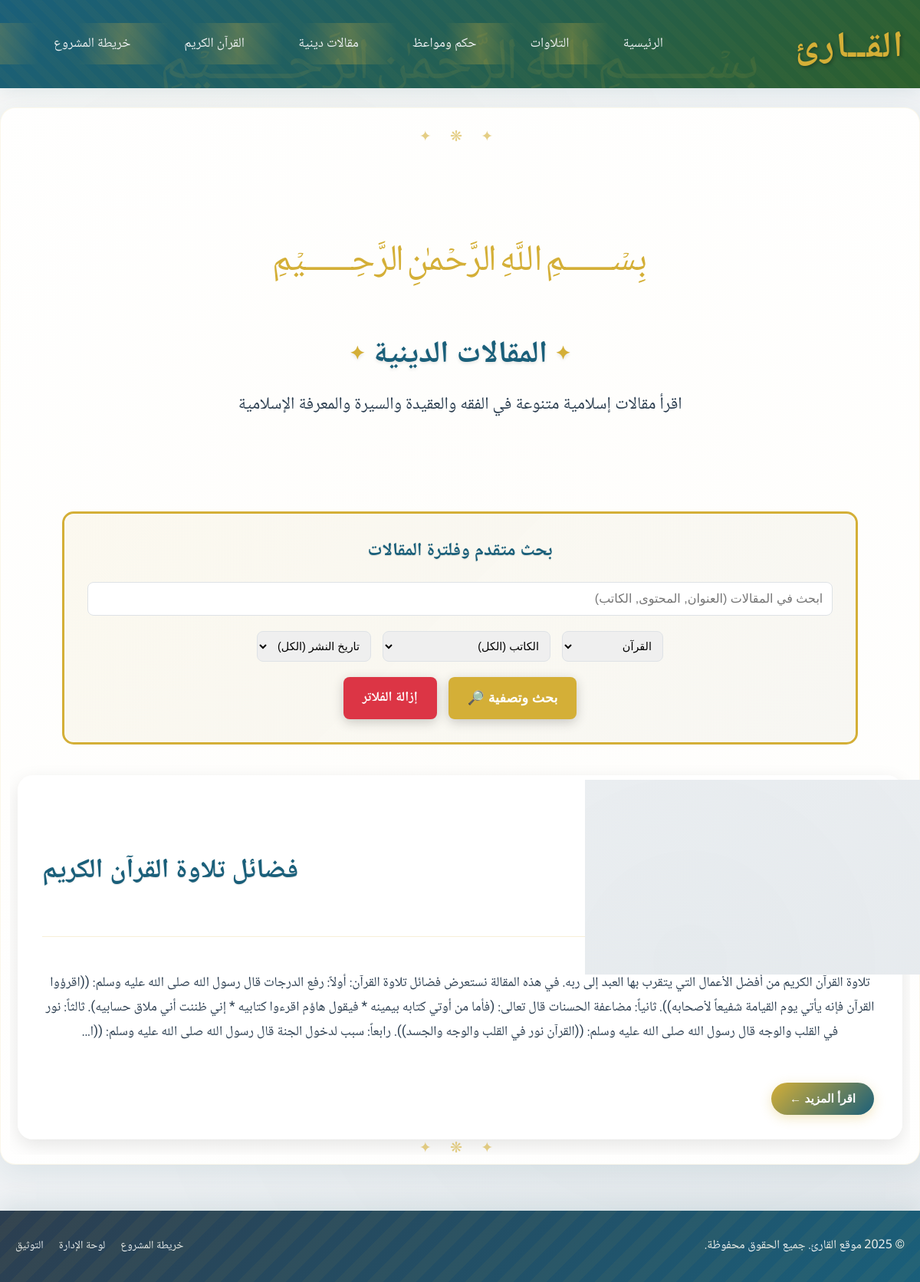
The page /articles.php?category_filter=القرآن on the database its author committed.
### tables this page shows
CREATE TABLE IF NOT EXISTS `articles` (
    `id` INT(11) NOT NULL AUTO_INCREMENT,
    `title` VARCHAR(255) NOT NULL,
    `author_name` VARCHAR(255) NOT NULL,
    `category` VARCHAR(100) NULL,
    `content` LONGTEXT NOT NULL,
    `image_path` VARCHAR(500) NULL,
    `publish_date` DATE NULL,
    `views_count` INT(11) NOT NULL DEFAULT 0,
    `is_featured` TINYINT(1) NOT NULL DEFAULT 0,
    `created_at` TIMESTAMP NOT NULL DEFAULT CURRENT_TIMESTAMP,
    `updated_at` TIMESTAMP NOT NULL DEFAULT CURRENT_TIMESTAMP ON UPDATE CURRENT_TIMESTAMP,
    PRIMARY KEY (`id`),
    INDEX `idx_publish_date` (`publish_date`),
    INDEX `idx_author_name` (`author_name`),
    INDEX `idx_category` (`category`),
    INDEX `idx_is_featured` (`is_featured`),
    FULLTEXT `ftx_title_content` (`title`, `content`)
);

### articles.php (the view, shortened to what this page needs)
<?php
include 'includes/db_connect.php';
include 'includes/header.php';
function truncateText($text, $maxLength = 300) {
    if (mb_strlen($text, 'UTF-8') > $maxLength) {
        return mb_substr($text, 0, $maxLength, 'UTF-8') . '...';
    }
    return $text;
}
?>
<section class="page-content islamic-decor">
    <div class="main-details" style="width:100%; display:flex; flex-direction:column; align-items:center; padding: 60px 0 80px;">
        <div class="basmala-text sacred-float" style="font-size:5rem; margin-bottom: 30px;">﷽</div>
        <h1 class="sacred-text quran-reveal" style="margin-bottom: 20px;">المقالات الدينية</h1>
        <p style="font-size:1.4rem; margin-bottom: 0; max-width: 800px; line-height: 1.6;">
            اقرأ مقالات إسلامية متنوعة في الفقه والعقيدة والسيرة والمعرفة الإسلامية
        </p>
    </div>
    <div class="islamic-border" style="margin: 40px auto; padding: 30px; max-width: 1200px; width: 90%;">
        <h2 style="text-align: center; color: var(--primary-color); margin-bottom: 25px; font-family: var(--heading-font);">
            بحث متقدم وفلترة المقالات
        </h2>
        <form action="" method="GET" style="display: flex; flex-direction: column; gap: 20px;">
            <input type="text" name="search_query" placeholder="ابحث في المقالات (العنوان, المحتوى, الكاتب)"
                   value="<?php echo isset($_GET['search_query']) ? htmlspecialchars($_GET['search_query']) : ''; ?>"
                   style="padding: 12px; border: 1px solid var(--border-color); border-radius: 8px; font-size: 1rem; text-align: right; direction: rtl;">
            <div style="display: flex; flex-wrap: wrap; gap: 15px; justify-content: center;">
                <select name="category_filter" style="padding: 10px; border: 1px solid var(--border-color); border-radius: 8px; font-size: 0.9rem;">
                    <?php
                    $categories = [];
                    if ($conn) {
                        $cat_result = $conn->query("SELECT DISTINCT category FROM articles WHERE category IS NOT NULL AND category != ''");
                        while ($cat_row = $cat_result->fetch_assoc()) {
                            $categories[] = $cat_row['category'];
                        }
                    }
                    foreach ($categories as $cat):
                        $selected = (isset($_GET['category_filter']) && $_GET['category_filter'] == $cat) ? 'selected' : '';
                    ?>
                        <option value="<?php echo htmlspecialchars($cat); ?>" <?php echo $selected; ?>><?php echo htmlspecialchars($cat); ?></option>
                    <?php endforeach; ?>
                </select>
                <select name="author_filter" style="padding: 10px; border: 1px solid var(--border-color); border-radius: 8px; font-size: 0.9rem;">
                    <option value="">الكاتب (الكل)</option>
                </select>
                <select name="date_filter" style="padding: 10px; border: 1px solid var(--border-color); border-radius: 8px; font-size: 0.9rem;">
                    <option value="">تاريخ النشر (الكل)</option>
                </select>
            </div>
            <div style="display: flex; justify-content: center; gap: 15px;">
                <button type="submit" style="background: var(--accent-color); color: white; border: none; padding: 12px 25px; border-radius: 8px; font-size: 1.1rem; font-weight: bold; cursor: pointer; transition: all 0.3s ease; box-shadow: 0 4px 15px rgba(0,0,0,0.2);">
                    بحث وتصفية 🔎
                </button>
                <a href="articles.php" style="background: #dc3545; color: white; border: none; padding: 12px 25px; border-radius: 8px; font-size: 1.1rem; font-weight: bold; cursor: pointer; transition: all 0.3s ease; text-decoration: none; box-shadow: 0 4px 15px rgba(0,0,0,0.2);">
                    إزالة الفلاتر
                </a>
            </div>
        </form>
    </div>
<?php
$category_filter = isset($_GET['category_filter']) ? $_GET['category_filter'] : '';
$sql = "SELECT * FROM articles";
$where_clauses = [];
$params = [];
$types = "";
if (!empty($category_filter)) {
    $where_clauses[] = "category = ?";
    $params[] = $category_filter;
    $types .= "s";
}
if (!empty($where_clauses)) {
    $sql .= " WHERE " . implode(" AND ", $where_clauses);
}
$sql .= " ORDER BY publish_date DESC, created_at DESC";
$stmt = $conn->prepare($sql);
if ($stmt) {
    if (!empty($types) && !empty($params)) {
        $stmt->bind_param($types, ...$params);
    }
    $stmt->execute();
    $result = $stmt->get_result();
    if ($result && $result->num_rows > 0) {
        echo '<div class="articles-flex">';
        while ($row = $result->fetch_assoc()) {
        $content = nl2br($row['content'] ?? '');
        $short_content = truncateText(strip_tags($content), 500);
        echo '<div class="article-item card open-modal-card" data-article-id="' . $row['id'] . '" data-title="' . htmlspecialchars($row['title']) . '" data-author="' . htmlspecialchars($row['author_name']) . '" data-category="' . htmlspecialchars($row['category'] ?: 'عام') . '" data-publish-date="' . htmlspecialchars($row['publish_date'] ?: 'غير محدد') . '" data-content="' . $content . '">';
        echo '  <div class="article-content-wrapper">';
        echo '      <div class="article-info">';
        echo '          <div class="article-header">';
        echo '              <div class="article-meta">';
        echo '                  <p><strong>الكاتب:</strong> ' . $row['author_name'] . '</p>';
        echo '                  <p><strong>التصنيف:</strong> ' . ($row['category'] ?: 'عام') . '</p>';
        echo '                  <p><strong>تاريخ النشر:</strong> ' . ($row['publish_date'] ?: 'غير محدد') . '</p>';
        echo '              </div>';
        echo '              <div class="article-title-meta">';
        echo '                  <h3>' . $row['title'] . '</h3>';
        echo '              </div>';
        echo '          </div>';
        if (!empty($content)) {
            echo '<p class="article-preview">' . htmlspecialchars($short_content) . '</p>';
        }
        echo '          <button class="read-more-btn" type="button">اقرأ المزيد ←</button>';
        echo '      </div>';
        echo '  </div>';
        echo '</div>';
    }
        echo '</div>';
    } else {
        echo '<div class="no-articles-message">';
        echo '<div class="sacred-text" style="font-size: 4rem; margin-bottom: 20px;">📚</div>';
        echo '<h3>لا توجد مقالات مطابقة لبحثك أو فلاترك.</h3>';
        echo '<p>حاول بكلمات بحث أو فلاتر مختلفة.</p>';
        echo '</div>';
    }
}
?>
</section>
<?php include 'includes/footer.php'; ?>

### css/style.css (style rules this page uses)
:root { --primary-color: #1a5f7a; --secondary-color: #2c5f2d; --accent-color: #d4af37; --sacred-gold: #b8860b; --text-color: #2c3e50; --light-text-color: #ecf0f1; --bg-color: #ffffff; --bg-gradient: linear-gradient(135deg, #f8f9fa 0%, #e9ecef 100%); --dark-bg-color: #2c3e50; --islamic-brown: #8b4513; --border-color: #dee2e6; --shadow-color: rgba(26, 95, 122, 0.1); --heading-font: 'Scheherazade', 'Amiri', 'Noto Naskh Arabic', 'Tajawal', 'Cairo', serif; --body-font: 'Noto Naskh Arabic', 'Amiri', 'Scheherazade', 'Tajawal', 'Cairo', serif; --accent-font: 'Amiri', 'Scheherazade', 'Noto Naskh Arabic', 'Tajawal', 'Cairo', serif; --transition-fast: 0.2s ease; --transition-normal: 0.3s ease; --transition-slow: 0.5s ease; --bounce-duration: 0.6s; --z-header: 100; --z-modal: 1000; --z-tooltip: 200; --z-dropdown: 300; }
* { margin: 0; padding: 0; box-sizing: border-box; font-display: swap; }
body { font-family: var(--body-font); direction: rtl; text-align: right; line-height: 1.8; color: var(--text-color); background: var(--bg-gradient); min-height: 100vh; position: relative; overflow-x: hidden; -webkit-font-smoothing: antialiased; -moz-osx-font-smoothing: grayscale; }
body::before { content: ''; position: fixed; top: 0; left: 0; width: 100%; height: 100%; background-image: radial-gradient(circle at 25% 25%, rgba(212, 175, 55, 0.03) 0%, transparent 50%), radial-gradient(circle at 75% 75%, rgba(26, 95, 122, 0.03) 0%, transparent 50%); pointer-events: none; z-index: -1; }
h1, h2, h3, h4, h5, h6 { font-family: var(--heading-font); font-weight: 600; color: var(--primary-color); line-height: 1.4; text-shadow: 0 1px 2px rgba(0,0,0,0.1); }
.read-more-btn { background: none; border: none; color: var(--primary-color); cursor: pointer; font-weight: bold; padding: 0; text-decoration: underline; margin-right: 5px; }
.article-header { display: flex; justify-content: space-between; align-items: center; margin-bottom: 20px; }
.article-meta { display: flex; justify-content: space-between; align-items: center; margin-bottom: 25px; padding-top: 15px; border-top: 1px solid rgba(26, 95, 122, 0.1); }
.sacred-float { animation: sacred-float 6s ease-in-out infinite; }
.quran-reveal { animation: quran-reveal 1.5s ease-out; }
.page-content { padding: 20px 10px; }
.page-content h1 { font-size: 2.5rem; color: var(--primary-color); text-align: center; margin-bottom: 20px; }
.page-content p { font-size: 1.1rem; text-align: center; margin-bottom: 30px; color: var(--text-color); }
.islamic-decor { position: relative; overflow: hidden; }
.islamic-decor::before { content: '✦ ❋ ✦'; position: absolute; top: 10px; left: 50%; transform: translateX(-50%) !important; color: var(--accent-color); font-size: 1.2rem; opacity: 0.6; letter-spacing: 10px; }
.islamic-decor::after { content: '✦ ❋ ✦'; position: absolute; bottom: -10px; left: 50%; transform: translateX(-50%); color: var(--accent-color); font-size: 1.2rem; opacity: 0.6; letter-spacing: 10px; }
.basmala-text { font-family: var(--heading-font); font-size: 3rem; color: var(--accent-color); text-align: center; animation: basmala-glow 4s ease-in-out infinite; margin: 20px 0; }
.islamic-border { position: relative; border: 3px solid var(--accent-color); border-radius: 15px; padding: 20px; background: linear-gradient(135deg, rgba(255,255,255,0.9) 0%, rgba(248,249,250,0.9) 100%); backdrop-filter: blur(10px); }
.islamic-border::before { content: ''; position: absolute; top: 0; left: 0; right: 0; bottom: 0; background: linear-gradient(135deg, rgba(212, 175, 55, 0.08), rgba(212, 175, 55, 0.04)); border-radius: 15px; z-index: -1; }
.sacred-text { font-family: var(--heading-font); font-size: 2rem; color: var(--primary-color); text-align: center; line-height: 1.6; text-shadow: 0 2px 4px rgba(0,0,0,0.1); position: relative; }
.sacred-text::before, .sacred-text::after { content: '✦'; color: var(--accent-color); font-size: 1.5rem; margin: 0 10px; vertical-align: middle; }

### rows shown on the page
articles: title "فضائل تلاوة القرآن الكريم", content "تلاوة القرآن الكريم من أفضل الأعمال التي يتقرب بها العبد إلى ربه. في هذه المقالة نستعرض فضائل تلاوة القرآن: أولاً: رفع الدرجات قال رسول الله صلى الله عليه وسلم: ((اقرؤوا القرآن فإنه يأتي يوم القيامة شفيعاً لأصحابه)). ثانياً: مضاعفة الحسنات قال تعالى: (فأما من أوتي كتابه بيمينه * فيقول هاؤم اقرءوا كتابيه * إني ظننت أني ملاق حسابيه). ثالثاً: نور في القلب والوجه قال رسول الله صلى الله عليه وسلم: ((القرآن نور في القلب والوجه والجسد)). رابعاً: سبب لدخول الجنة قال رسول الله صلى الله عليه وسلم: ((ا..."

### other values the page prints
form field category_filter "القرآن"
